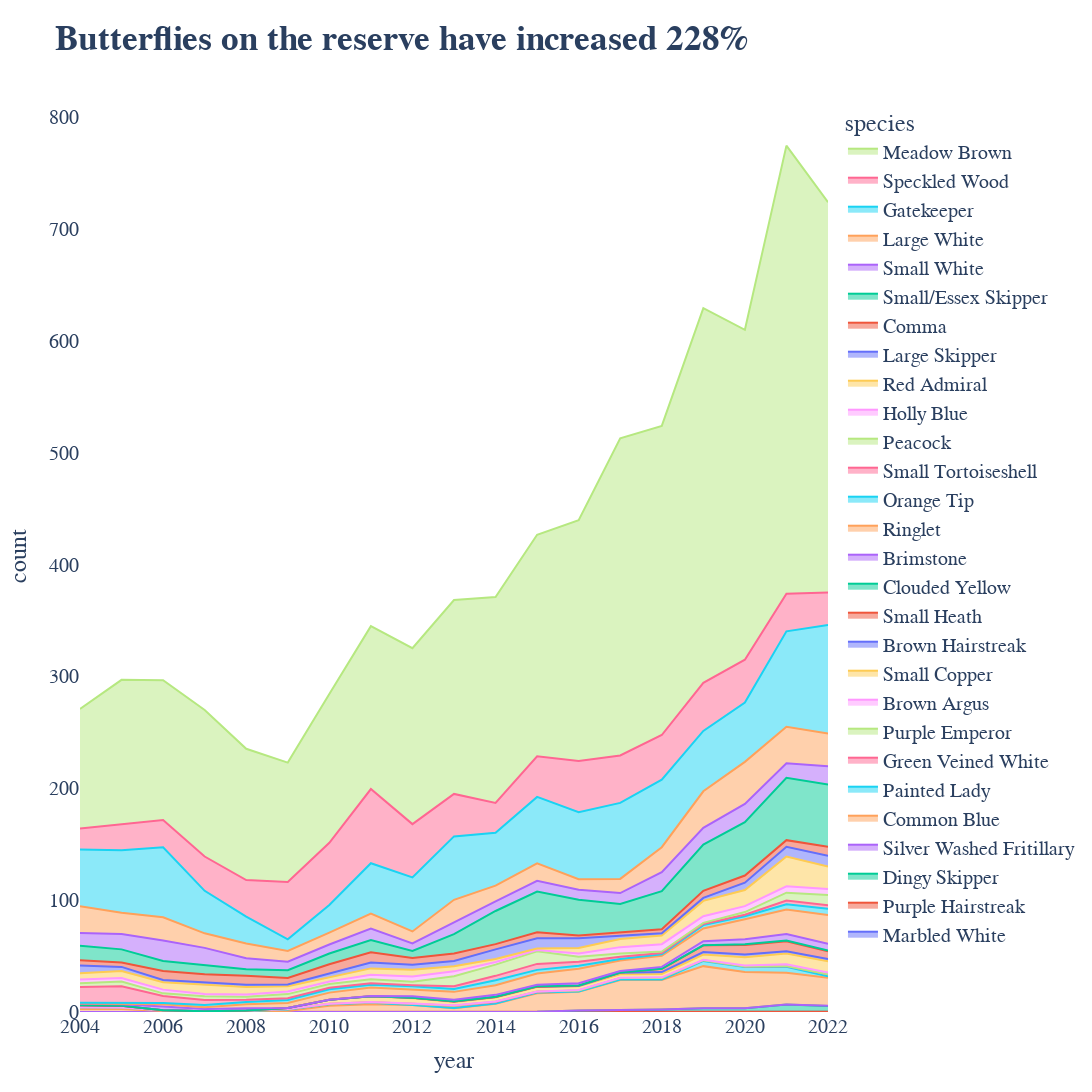

The notebook cell this image was saved under:
### Code cell
# all butterflies by count

smooth_df = df.set_index(['year']).groupby('species').rolling(3).mean().reset_index().sort_values('count').dropna()


legend_order = smooth_df.sort_values('count', ascending=True).species.values
col_name = ['species' for i in range(len(legend_order))]
legend_dict = dict(zip(legend_order, col_name))

lab1 = m_df['count'].values[0]
lab2 = m_df['count'].values[0]

fig = px.area(smooth_df, x='year', y='count', color='species',
              title='<b>Butterflies on the reserve have increased 228%<b>',
              width=1200,
              height = 1200,
             
)

fig.update_layout(plot_bgcolor='white',
                  font=dict(family='Arial', size=20), titlefont=dict(family='Arial', size=35),
                  legend=dict(traceorder='reversed'),
                 )

path = Path(os.getcwd(),'vis','Yearly_Counts_By_Species.png')
fig.write_image(path)

fig.show()

### Figure 1 — Plotly figure (JSON) as saved in the notebook; plotly's stock layout.template omitted (floating-point values rounded to 4 significant figures)
{"data": [{"fillpattern": {"shape": ""}, "hovertemplate": "species=Marbled White<br>year=%{x}<br>count=%{y}<extra></extra>", "legendgroup": "Marbled White", "line": {"color": "#636efa"}, "marker": {"symbol": "circle"}, "mode": "lines", "name": "Marbled White", "orientation": "v", "showlegend": true, "stackgroup": "1", "type": "scatter", "x": [2009, 2005, 2021, 2020, 2019, 2018, 2017, 2016, 2015, 2013, 2012, 2011, 2010, 2008, 2007, 2006, 2014, 2004, 2022], "xaxis": "x", "y": [0, 0, 0, 0, 0, 0, 0, 0, 0, 0, 0, 0, 0, 0, 0, 0, 0, 0, 0.3333], "yaxis": "y"}, {"fillpattern": {"shape": ""}, "hovertemplate": "species=Purple Hairstreak<br>year=%{x}<br>count=%{y}<extra></extra>", "legendgroup": "Purple Hairstreak", "line": {"color": "#EF553B"}, "marker": {"symbol": "circle"}, "mode": "lines", "name": "Purple Hairstreak", "orientation": "v", "showlegend": true, "stackgroup": "1", "type": "scatter", "x": [2010, 2009, 2008, 2011, 2012, 2013, 2007, 2022, 2021, 2020, 2006, 2005, 2004, 2015, 2014, 2019, 2018, 2017, 2016], "xaxis": "x", "y": [0, 0, 0, 0, 0, 0, 0, 0, 0, 0, 0, 0, 0, 0.3333, 0.3333, 0.3333, 0.6667, 0.6667, 0.6667], "yaxis": "y"}, {"fillpattern": {"shape": ""}, "hovertemplate": "species=Dingy Skipper<br>year=%{x}<br>count=%{y}<extra></extra>", "legendgroup": "Dingy Skipper", "line": {"color": "#00cc96"}, "marker": {"symbol": "circle"}, "mode": "lines", "name": "Dingy Skipper", "orientation": "v", "showlegend": true, "stackgroup": "1", "type": "scatter", "x": [2004, 2005, 2006, 2007, 2008, 2009, 2010, 2011, 2012, 2013, 2014, 2015, 2016, 2017, 2018, 2019, 2020, 2022, 2021], "xaxis": "x", "y": [0, 0, 0, 0, 0, 0, 0, 0, 0, 0, 0, 0, 0.6667, 1, 1.667, 3, 3.333, 5, 6.667], "yaxis": "y"}, {"fillpattern": {"shape": ""}, "hovertemplate": "species=Silver Washed Fritillary<br>year=%{x}<br>count=%{y}<extra></extra>", "legendgroup": "Silver Washed Fritillary", "line": {"color": "#ab63fa"}, "marker": {"symbol": "circle"}, "mode": "lines", "name": "Silver Washed Fritillary", "orientation": "v", "showlegend": true, "stackgroup": "1", "type": "scatter", "x": [2015, 2014, 2013, 2012, 2011, 2010, 2009, 2008, 2006, 2005, 2004, 2007, 2016, 2017, 2019, 2021, 2020, 2018, 2022], "xaxis": "x", "y": [0, 0, 0, 0, 0, 0, 0, 0, 0, 0, 0, 0, 0, 0, 0, 0, 0, 0, 0.3333], "yaxis": "y"}, {"fillpattern": {"shape": ""}, "hovertemplate": "species=Common Blue<br>year=%{x}<br>count=%{y}<extra></extra>", "legendgroup": "Common Blue", "line": {"color": "#FFA15A"}, "marker": {"symbol": "circle"}, "mode": "lines", "name": "Common Blue", "orientation": "v", "showlegend": true, "stackgroup": "1", "type": "scatter", "x": [2007, 2008, 2006, 2009, 2004, 2005, 2013, 2010, 2012, 2011, 2014, 2015, 2016, 2022, 2018, 2017, 2021, 2020, 2019], "xaxis": "x", "y": [0, 0.3333, 1, 1, 2.667, 2.667, 3.333, 5.667, 6.333, 7, 7, 16.33, 16.67, 25, 26.33, 27, 28.33, 32.33, 37.67], "yaxis": "y"}, {"fillpattern": {"shape": ""}, "hovertemplate": "species=Painted Lady<br>year=%{x}<br>count=%{y}<extra></extra>", "legendgroup": "Painted Lady", "line": {"color": "#19d3f3"}, "marker": {"symbol": "circle"}, "mode": "lines", "name": "Painted Lady", "orientation": "v", "showlegend": true, "stackgroup": "1", "type": "scatter", "x": [2012, 2016, 2017, 2018, 2013, 2014, 2006, 2007, 2008, 2015, 2011, 2009, 2005, 2022, 2010, 2004, 2020, 2019, 2021], "xaxis": "x", "y": [0, 0.3333, 0.3333, 0.3333, 0.3333, 0.3333, 0.6667, 0.6667, 0.6667, 0.6667, 1.333, 1.333, 1.333, 1.333, 1.333, 1.667, 4.667, 4.667, 5.333], "yaxis": "y"}, {"fillpattern": {"shape": ""}, "hovertemplate": "species=Green Veined White<br>year=%{x}<br>count=%{y}<extra></extra>", "legendgroup": "Green Veined White", "line": {"color": "#FF6692"}, "marker": {"symbol": "circle"}, "mode": "lines", "name": "Green Veined White", "orientation": "v", "showlegend": true, "stackgroup": "1", "type": "scatter", "x": [2007, 2006, 2004, 2005, 2008, 2020, 2011, 2010, 2009, 2021, 2019, 2015, 2012, 2016, 2018, 2017, 2014, 2022, 2013], "xaxis": "x", "y": [0, 0, 0, 0, 0.3333, 0.3333, 0.3333, 0.3333, 0.3333, 0.6667, 0.6667, 0.6667, 1, 1, 1.333, 1.333, 1.333, 1.667, 1.667], "yaxis": "y"}, {"fillpattern": {"shape": ""}, "hovertemplate": "species=Purple Emperor<br>year=%{x}<br>count=%{y}<extra></extra>", "legendgroup": "Purple Emperor", "line": {"color": "#B6E880"}, "marker": {"symbol": "circle"}, "mode": "lines", "name": "Purple Emperor", "orientation": "v", "showlegend": true, "stackgroup": "1", "type": "scatter", "x": [2022, 2021, 2020, 2019, 2018, 2017, 2016, 2012, 2010, 2009, 2008, 2007, 2006, 2005, 2004, 2011, 2013, 2014, 2015], "xaxis": "x", "y": [0, 0, 0, 0, 0, 0, 0, 0, 0, 0, 0, 0, 0, 0, 0, 0, 0.3333, 0.3333, 0.3333], "yaxis": "y"}, {"fillpattern": {"shape": ""}, "hovertemplate": "species=Brown Argus<br>year=%{x}<br>count=%{y}<extra></extra>", "legendgroup": "Brown Argus", "line": {"color": "#FF97FF"}, "marker": {"symbol": "circle"}, "mode": "lines", "name": "Brown Argus", "orientation": "v", "showlegend": true, "stackgroup": "1", "type": "scatter", "x": [2014, 2004, 2005, 2006, 2007, 2008, 2015, 2009, 2010, 2011, 2013, 2016, 2017, 2012, 2019, 2018, 2020, 2022, 2021], "xaxis": "x", "y": [0, 0, 0, 0, 0, 0, 0, 0, 0, 0.3333, 0.3333, 0.3333, 0.3333, 0.3333, 0.3333, 0.6667, 1, 1.667, 1.667], "yaxis": "y"}, {"fillpattern": {"shape": ""}, "hovertemplate": "species=Small Copper<br>year=%{x}<br>count=%{y}<extra></extra>", "legendgroup": "Small Copper", "line": {"color": "#FECB52"}, "marker": {"symbol": "circle"}, "mode": "lines", "name": "Small Copper", "orientation": "v", "showlegend": true, "stackgroup": "1", "type": "scatter", "x": [2006, 2007, 2008, 2009, 2004, 2005, 2018, 2017, 2013, 2016, 2014, 2010, 2015, 2019, 2012, 2011, 2020, 2021, 2022], "xaxis": "x", "y": [0, 0, 0, 1, 1.667, 1.667, 3, 3, 3, 3.333, 3.667, 3.667, 4, 4.667, 4.667, 5, 7.333, 9.667, 10], "yaxis": "y"}, {"fillpattern": {"shape": ""}, "hovertemplate": "species=Brown Hairstreak<br>year=%{x}<br>count=%{y}<extra></extra>", "legendgroup": "Brown Hairstreak", "line": {"color": "#636efa"}, "marker": {"symbol": "circle"}, "mode": "lines", "name": "Brown Hairstreak", "orientation": "v", "showlegend": true, "stackgroup": "1", "type": "scatter", "x": [2011, 2010, 2009, 2008, 2007, 2006, 2004, 2005, 2016, 2015, 2014, 2012, 2013, 2017, 2018, 2022, 2021, 2020, 2019], "xaxis": "x", "y": [0, 0, 0, 0, 0, 0, 0, 0, 0.3333, 0.3333, 0.3333, 0.3333, 0.3333, 1.333, 1.667, 2, 2, 2.333, 2.333], "yaxis": "y"}, {"fillpattern": {"shape": ""}, "hovertemplate": "species=Small Heath<br>year=%{x}<br>count=%{y}<extra></extra>", "legendgroup": "Small Heath", "line": {"color": "#EF553B"}, "marker": {"symbol": "circle"}, "mode": "lines", "name": "Small Heath", "orientation": "v", "showlegend": true, "stackgroup": "1", "type": "scatter", "x": [2007, 2006, 2004, 2005, 2015, 2014, 2013, 2012, 2011, 2008, 2009, 2010, 2017, 2016, 2018, 2019, 2022, 2020, 2021], "xaxis": "x", "y": [0, 0, 0, 0, 0, 0, 0, 0, 0, 0, 0, 0, 0.3333, 0.3333, 3, 6, 7, 8.667, 9], "yaxis": "y"}, {"fillpattern": {"shape": ""}, "hovertemplate": "species=Clouded Yellow<br>year=%{x}<br>count=%{y}<extra></extra>", "legendgroup": "Clouded Yellow", "line": {"color": "#00cc96"}, "marker": {"symbol": "circle"}, "mode": "lines", "name": "Clouded Yellow", "orientation": "v", "showlegend": true, "stackgroup": "1", "type": "scatter", "x": [2004, 2005, 2010, 2019, 2018, 2017, 2016, 2012, 2011, 2009, 2008, 2006, 2007, 2013, 2014, 2015, 2021, 2020, 2022], "xaxis": "x", "y": [0, 0, 0, 0, 0, 0, 0, 0, 0, 0, 0, 0, 0, 0.3333, 0.3333, 0.3333, 0.6667, 0.6667, 0.6667], "yaxis": "y"}, {"fillpattern": {"shape": ""}, "hovertemplate": "species=Brimstone<br>year=%{x}<br>count=%{y}<extra></extra>", "legendgroup": "Brimstone", "line": {"color": "#ab63fa"}, "marker": {"symbol": "circle"}, "mode": "lines", "name": "Brimstone", "orientation": "v", "showlegend": true, "stackgroup": "1", "type": "scatter", "x": [2009, 2010, 2011, 2004, 2012, 2013, 2015, 2017, 2005, 2014, 2018, 2016, 2007, 2008, 2006, 2019, 2020, 2021, 2022], "xaxis": "x", "y": [0, 0, 0.3333, 1.333, 1.333, 1.333, 1.333, 1.333, 1.333, 1.667, 1.667, 2, 2, 2, 3.333, 3.667, 4.333, 5.667, 6], "yaxis": "y"}, {"fillpattern": {"shape": ""}, "hovertemplate": "species=Ringlet<br>year=%{x}<br>count=%{y}<extra></extra>", "legendgroup": "Ringlet", "line": {"color": "#FFA15A"}, "marker": {"symbol": "circle"}, "mode": "lines", "name": "Ringlet", "orientation": "v", "showlegend": true, "stackgroup": "1", "type": "scatter", "x": [2004, 2005, 2007, 2006, 2008, 2009, 2012, 2010, 2013, 2011, 2014, 2017, 2015, 2018, 2019, 2016, 2020, 2021, 2022], "xaxis": "x", "y": [0.3333, 0.3333, 1.667, 2, 3.667, 4.333, 5.667, 6.333, 7, 7.667, 8.667, 9.333, 10, 10, 11.33, 13, 18, 22, 25.67], "yaxis": "y"}, {"fillpattern": {"shape": ""}, "hovertemplate": "species=Orange Tip<br>year=%{x}<br>count=%{y}<extra></extra>", "legendgroup": "Orange Tip", "line": {"color": "#19d3f3"}, "marker": {"symbol": "circle"}, "mode": "lines", "name": "Orange Tip", "orientation": "v", "showlegend": true, "stackgroup": "1", "type": "scatter", "x": [2005, 2004, 2006, 2017, 2018, 2008, 2007, 2011, 2020, 2009, 2016, 2013, 2019, 2010, 2015, 2012, 2014, 2021, 2022], "xaxis": "x", "y": [0.6667, 0.6667, 1, 1.333, 1.333, 2, 2, 2.333, 2.667, 2.667, 2.667, 2.667, 3, 3, 3.333, 3.333, 4.333, 4.667, 5.667], "yaxis": "y"}, {"fillpattern": {"shape": ""}, "hovertemplate": "species=Small Tortoiseshell<br>year=%{x}<br>count=%{y}<extra></extra>", "legendgroup": "Small Tortoiseshell", "line": {"color": "#FF6692"}, "marker": {"symbol": "circle"}, "mode": "lines", "name": "Small Tortoiseshell", "orientation": "v", "showlegend": true, "stackgroup": "1", "type": "scatter", "x": [2012, 2019, 2018, 2011, 2010, 2020, 2009, 2008, 2017, 2013, 2022, 2021, 2016, 2014, 2007, 2015, 2006, 2004, 2005], "xaxis": "x", "y": [1, 1, 1, 1.333, 1.333, 1.333, 1.667, 2, 2, 2.333, 3, 3.333, 3.667, 4, 4.333, 5.333, 6.333, 14, 15], "yaxis": "y"}, {"fillpattern": {"shape": ""}, "hovertemplate": "species=Peacock<br>year=%{x}<br>count=%{y}<extra></extra>", "legendgroup": "Peacock", "line": {"color": "#B6E880"}, "marker": {"symbol": "circle"}, "mode": "lines", "name": "Peacock", "orientation": "v", "showlegend": true, "stackgroup": "1", "type": "scatter", "x": [2019, 2018, 2020, 2006, 2008, 2012, 2017, 2010, 2007, 2004, 2011, 2009, 2016, 2005, 2021, 2013, 2022, 2014, 2015], "xaxis": "x", "y": [1, 1.333, 2.333, 2.333, 2.667, 3, 3, 3.333, 3.333, 3.333, 3.667, 3.667, 4.333, 4.333, 7, 9, 9.333, 10, 11.33], "yaxis": "y"}, {"fillpattern": {"shape": ""}, "hovertemplate": "species=Holly Blue<br>year=%{x}<br>count=%{y}<extra></extra>", "legendgroup": "Holly Blue", "line": {"color": "#FF97FF"}, "marker": {"symbol": "circle"}, "mode": "lines", "name": "Holly Blue", "orientation": "v", "showlegend": true, "stackgroup": "1", "type": "scatter", "x": [2015, 2008, 2007, 2009, 2014, 2010, 2005, 2016, 2004, 2006, 2011, 2013, 2012, 2020, 2022, 2017, 2021, 2019, 2018], "xaxis": "x", "y": [1, 2, 2, 2.333, 2.333, 2.333, 3, 3, 3.333, 3.333, 4, 4.333, 4.667, 5.333, 5.333, 5.667, 5.667, 6, 6.667], "yaxis": "y"}, {"fillpattern": {"shape": ""}, "hovertemplate": "species=Red Admiral<br>year=%{x}<br>count=%{y}<extra></extra>", "legendgroup": "Red Admiral", "line": {"color": "#FECB52"}, "marker": {"symbol": "circle"}, "mode": "lines", "name": "Red Admiral", "orientation": "v", "showlegend": true, "stackgroup": "1", "type": "scatter", "x": [2015, 2014, 2010, 2009, 2013, 2016, 2011, 2004, 2012, 2005, 2006, 2008, 2017, 2018, 2007, 2019, 2020, 2022, 2021], "xaxis": "x", "y": [1.333, 2.667, 4, 4.667, 4.667, 5, 5.667, 5.667, 6, 6.333, 6.667, 6.667, 7.333, 7.667, 8.333, 13.67, 14.33, 20, 26.67], "yaxis": "y"}, {"fillpattern": {"shape": ""}, "hovertemplate": "species=Large Skipper<br>year=%{x}<br>count=%{y}<extra></extra>", "legendgroup": "Large Skipper", "line": {"color": "#636efa"}, "marker": {"symbol": "circle"}, "mode": "lines", "name": "Large Skipper", "orientation": "v", "showlegend": true, "stackgroup": "1", "type": "scatter", "x": [2009, 2006, 2007, 2008, 2018, 2017, 2019, 2010, 2005, 2013, 2012, 2011, 2020, 2004, 2014, 2016, 2021, 2015, 2022], "xaxis": "x", "y": [1.667, 2, 2, 2, 2, 2.667, 2.667, 3.333, 3.667, 4.667, 4.667, 5.333, 6.667, 7, 8.667, 8.667, 8.667, 9.333, 9.667], "yaxis": "y"}, {"fillpattern": {"shape": ""}, "hovertemplate": "species=Comma<br>year=%{x}<br>count=%{y}<extra></extra>", "legendgroup": "Comma", "line": {"color": "#EF553B"}, "marker": {"symbol": "circle"}, "mode": "lines", "name": "Comma", "orientation": "v", "showlegend": true, "stackgroup": "1", "type": "scatter", "x": [2016, 2017, 2018, 2005, 2014, 2004, 2015, 2009, 2021, 2012, 2020, 2019, 2013, 2007, 2008, 2006, 2010, 2022, 2011], "xaxis": "x", "y": [2.333, 3.333, 3.667, 4, 4.667, 4.667, 5.333, 5.667, 6, 6, 6.333, 6.333, 6.667, 7.333, 8, 8, 8, 8, 9], "yaxis": "y"}, {"fillpattern": {"shape": ""}, "hovertemplate": "species=Small/Essex Skipper<br>year=%{x}<br>count=%{y}<extra></extra>", "legendgroup": "Small/Essex Skipper", "line": {"color": "#00cc96"}, "marker": {"symbol": "circle"}, "mode": "lines", "name": "Small/Essex Skipper", "orientation": "v", "showlegend": true, "stackgroup": "1", "type": "scatter", "x": [2008, 2012, 2009, 2007, 2006, 2010, 2011, 2005, 2004, 2013, 2017, 2014, 2016, 2018, 2015, 2019, 2020, 2022, 2021], "xaxis": "x", "y": [6, 6.333, 7, 8.333, 9, 9.667, 11, 11.67, 13, 17.33, 25.33, 29.67, 32, 34, 36.33, 41.33, 47.67, 55.67, 55.67], "yaxis": "y"}, {"fillpattern": {"shape": ""}, "hovertemplate": "species=Small White<br>year=%{x}<br>count=%{y}<extra></extra>", "legendgroup": "Small White", "line": {"color": "#ab63fa"}, "marker": {"symbol": "circle"}, "mode": "lines", "name": "Small White", "orientation": "v", "showlegend": true, "stackgroup": "1", "type": "scatter", "x": [2012, 2009, 2010, 2014, 2016, 2008, 2017, 2015, 2011, 2013, 2004, 2021, 2005, 2019, 2007, 2022, 2020, 2018, 2006], "xaxis": "x", "y": [6.667, 7.667, 8, 8.667, 9, 9.667, 9.667, 9.667, 10.33, 10.67, 11.33, 13, 13.67, 15, 15.33, 16.33, 16.33, 17, 18.33], "yaxis": "y"}, {"fillpattern": {"shape": ""}, "hovertemplate": "species=Large White<br>year=%{x}<br>count=%{y}<extra></extra>", "legendgroup": "Large White", "line": {"color": "#FFA15A"}, "marker": {"symbol": "circle"}, "mode": "lines", "name": "Large White", "orientation": "v", "showlegend": true, "stackgroup": "1", "type": "scatter", "x": [2016, 2009, 2010, 2012, 2017, 2007, 2008, 2011, 2014, 2015, 2005, 2013, 2006, 2018, 2004, 2022, 2021, 2019, 2020], "xaxis": "x", "y": [9.333, 9.667, 10.67, 10.67, 12.67, 13, 13.33, 13.33, 14, 15.67, 19, 20, 20.67, 22.33, 24, 29.33, 32.67, 32.67, 37.67], "yaxis": "y"}, {"fillpattern": {"shape": ""}, "hovertemplate": "species=Gatekeeper<br>year=%{x}<br>count=%{y}<extra></extra>", "legendgroup": "Gatekeeper", "line": {"color": "#19d3f3"}, "marker": {"symbol": "circle"}, "mode": "lines", "name": "Gatekeeper", "orientation": "v", "showlegend": true, "stackgroup": "1", "type": "scatter", "x": [2009, 2008, 2010, 2007, 2011, 2014, 2012, 2004, 2020, 2019, 2005, 2013, 2015, 2016, 2018, 2006, 2017, 2021, 2022], "xaxis": "x", "y": [10.33, 24, 24.67, 38, 45, 47.33, 48.33, 50.67, 53, 54, 56, 56.67, 59.33, 60, 60.33, 62.67, 68, 85.33, 97], "yaxis": "y"}, {"fillpattern": {"shape": ""}, "hovertemplate": "species=Speckled Wood<br>year=%{x}<br>count=%{y}<extra></extra>", "legendgroup": "Speckled Wood", "line": {"color": "#FF6692"}, "marker": {"symbol": "circle"}, "mode": "lines", "name": "Speckled Wood", "orientation": "v", "showlegend": true, "stackgroup": "1", "type": "scatter", "x": [2004, 2005, 2006, 2014, 2022, 2007, 2008, 2021, 2015, 2013, 2020, 2018, 2017, 2019, 2016, 2012, 2009, 2010, 2011], "xaxis": "x", "y": [18.67, 23.33, 24.33, 26.67, 29, 30.67, 32.67, 33.67, 36.33, 38, 38.33, 40, 42.33, 43, 45.67, 47.67, 51.33, 55.67, 66.33], "yaxis": "y"}, {"fillpattern": {"shape": ""}, "hovertemplate": "species=Meadow Brown<br>year=%{x}<br>count=%{y}<extra></extra>", "legendgroup": "Meadow Brown", "line": {"color": "#B6E880"}, "marker": {"symbol": "circle"}, "mode": "lines", "name": "Meadow Brown", "orientation": "v", "showlegend": true, "stackgroup": "1", "type": "scatter", "x": [2009, 2004, 2008, 2006, 2005, 2007, 2010, 2011, 2012, 2013, 2014, 2015, 2016, 2018, 2017, 2020, 2019, 2022, 2021], "xaxis": "x", "y": [106.7, 107, 117.3, 125, 129, 131, 133, 145.7, 157.3, 173.3, 184, 198, 215.3, 276.3, 283.7, 295, 335, 349, 400.7], "yaxis": "y"}], "layout": {"font": {"family": "Arial", "size": 20}, "height": 1200, "legend": {"title": {"text": "species"}, "tracegroupgap": 0, "traceorder": "reversed"}, "plot_bgcolor": "white", "title": {"font": {"family": "Arial", "size": 35}, "text": "<b>Butterflies on the reserve have increased 228%<b>"}, "width": 1200, "xaxis": {"anchor": "y", "domain": [0, 1], "title": {"text": "year"}}, "yaxis": {"anchor": "x", "domain": [0, 1], "title": {"text": "count"}}}}
